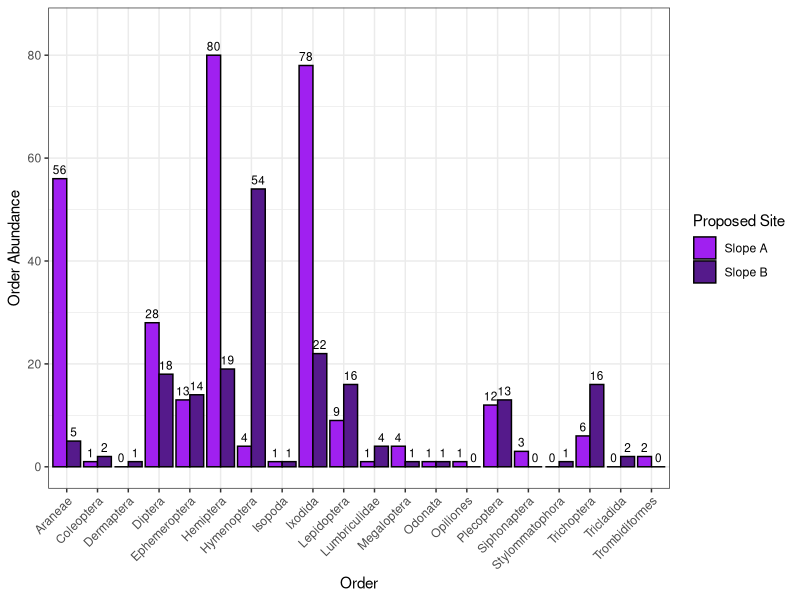
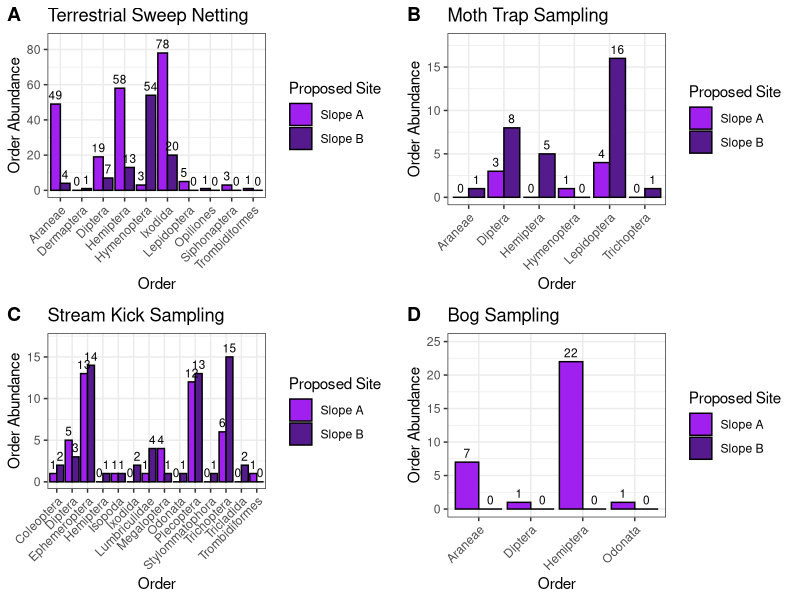
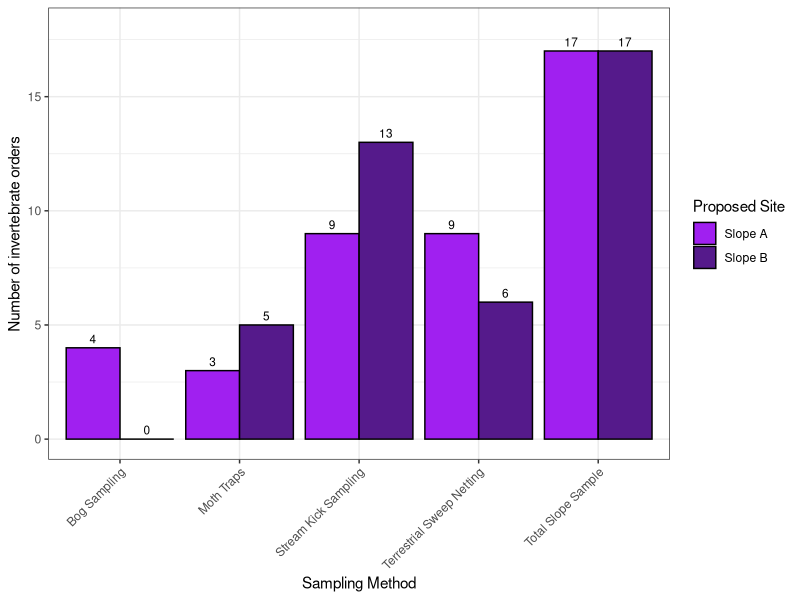
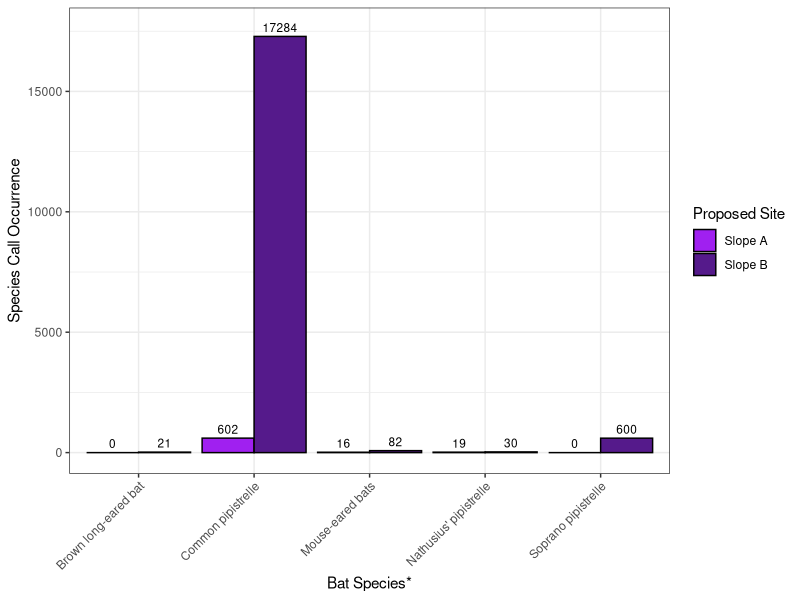
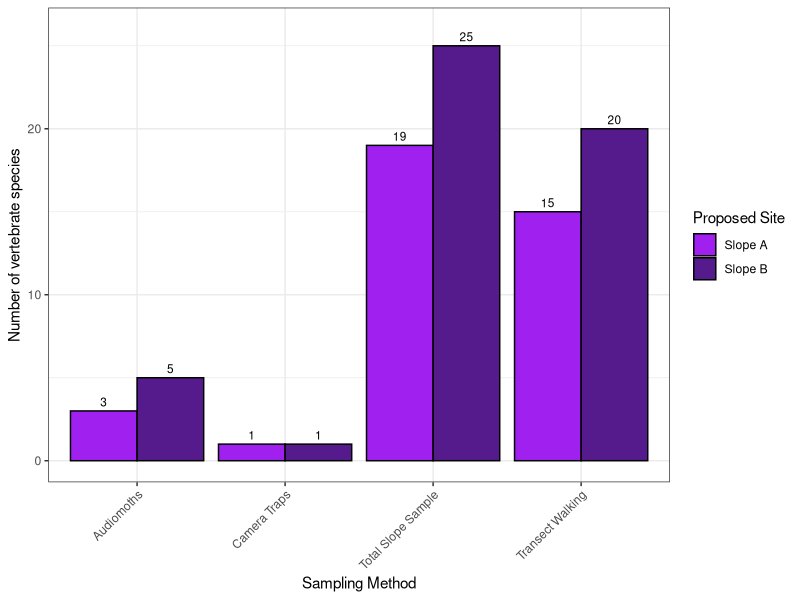
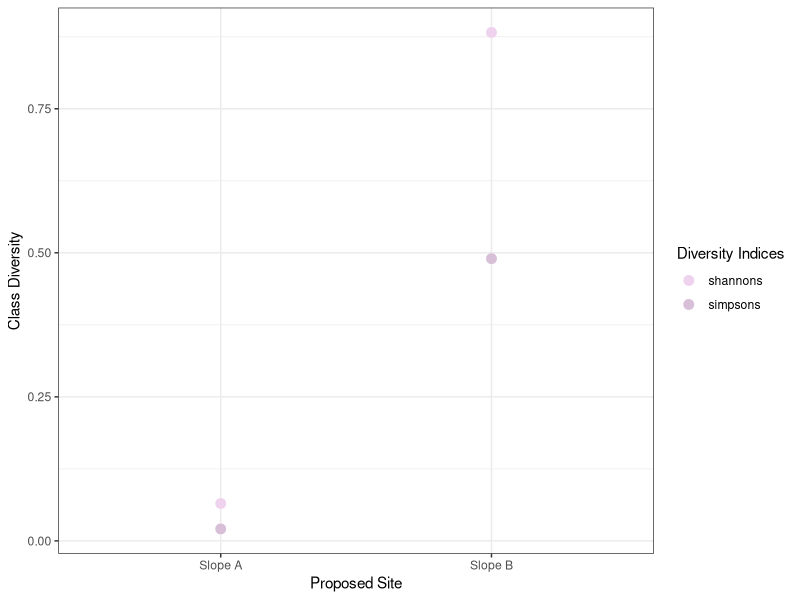
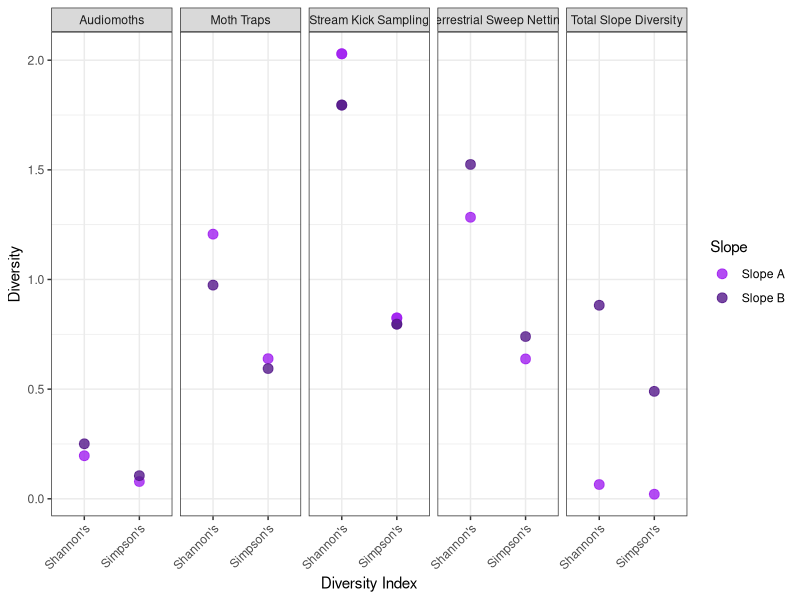
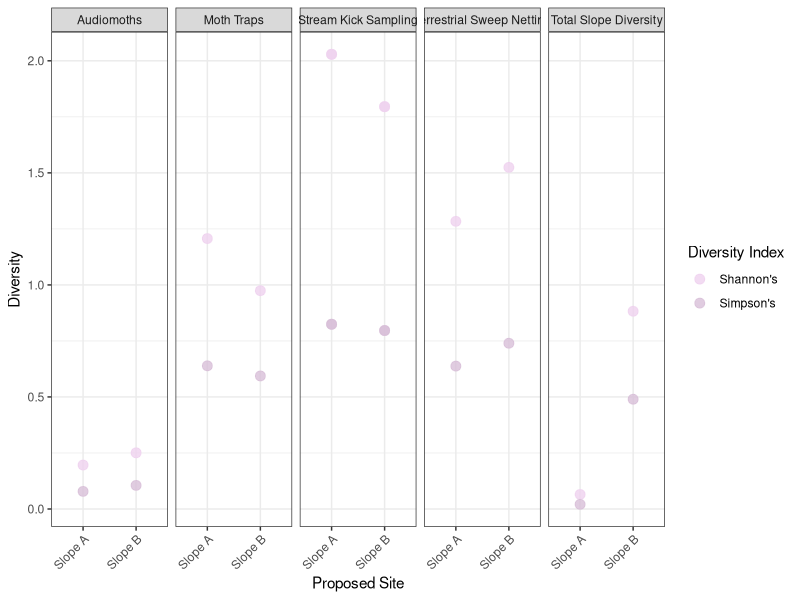

Reproduce these figures in R, in order.
# clear environment
rm(list=ls())

# import packages needed
library(ggplot2)
library(dplyr)
library(vegan)
library(tidyr)
library(tibble)
library(cowplot)
# ...

# import full data set
arran_data_full <- read.csv('./Data/arran_data_full.csv')
# check the data set
head(arran_data_full)

# check data types
str(arran_data_full)
arran_data_full$eventID <- as.factor(arran_data_full$eventID)
arran_data_full$site <- as.factor(arran_data_full$site)
arran_data_full$samplingProtocol <- as.factor(arran_data_full$samplingProtocol)
arran_data_full$vernacularName <- as.factor(arran_data_full$vernacularName)
arran_data_full$individualCount <- as.numeric(arran_data_full$individualCount)
# ... need to finish
str(arran_data_full)

# create subsets of the data

vert_data <- arran_data_full %>% slice(236:302)
# for total number of vertebrate species use vert_data
# but for counts or diversity yse vert_count_data
vert_count_data <- vert_data %>% slice(47:67)




# ANALYSIS OF INVERTEBRATE BIODIVERSITY 
# subset the data on invertebrates
invert_data <- arran_data_full %>% slice(1:235)

# remove any instances witch could not be identified to order
invert_data <- invert_data %>%
  filter(order != "")

# abundances of each invertebrate order
invert_abundances <- invert_data %>%
  group_by(site, order) %>%
  summarise(total_count = sum(individualCount), .groups = "drop")
# add zeros for orders not present on one slope but present on another
invert_abundances <- invert_abundances %>%
  complete(order, site, fill = list(total_count = 0))

# plot abundances of each invertebrate order
ggplot(invert_abundances, aes(x = order, y = total_count, fill = site)) +
  geom_bar(stat = "identity", position = "dodge", colour = "black") +
  ylim(0,85) +
  geom_text(
    aes(label = total_count),
    position = position_dodge(width = 0.9), # Adjust text position to align with bars
    vjust = -0.5, # Position text slightly above the bars
    size = 3      # Adjust text size
  ) +
  labs(x = "Order", y = "Order Abundance") +
  scale_fill_manual(values = c("Slope A" = "purple", "Slope B" = "purple4"), name = "Proposed Site") +
  theme_bw() +
  theme(axis.text.x = element_text(angle = 45, vjust = 1, hjust=1))
# still need to adjust text size?
# change Key labels and heading
# spread out bars?

# calculate alpha diversity (here number of unique orders) for each site
invert_alpha_div <- invert_data %>%
  group_by(site) %>% # Group by site
  summarise(no_orders = n_distinct(order), .groups = "drop") # Count unique species

# analysis of invertebrate data - sweep netting
# subset of dataset including only data collected on terrestrial invertebrates using sweep netting techniques
invert_sweep_data1 <- invert_data[(1:26),]
invert_sweep_data2 <- invert_data[(49:126),]
invert_sweep_data <- rbind(invert_sweep_data1, invert_sweep_data2)
# remove any instances witch could not be identified to order
invert_sweep_data <- invert_sweep_data %>%
  filter(order != "")
# abundances of each invertebrate order
invert_sweep_abundances <- invert_sweep_data %>%
  group_by(site, order) %>%
  summarise(total_count = sum(individualCount), .groups = "drop")
# add zeros for orders not present on one slope but present on another
invert_sweep_abundances <- invert_sweep_abundances %>%
  complete(order, site, fill = list(total_count = 0))
# plot this data
invert_sweep_abundances_plot <- ggplot(invert_sweep_abundances, aes(x = order, y = total_count, fill = site)) +
  geom_bar(stat = "identity", position = "dodge", colour = "black") +
  ylim(0, 85) +            # Set y-axis limits from 0 to 500
  geom_text(
    aes(label = total_count),
    position = position_dodge(width = 0.9), # Adjust text position to align with bars
    vjust = -0.5, # Position text slightly above the bars
    size = 3      # Adjust text size
  ) +
  labs(x = "Order", y = "Order Abundance", title = "Terrestrial Sweep Netting") +
  scale_fill_manual(values = c("Slope A" = "purple", "Slope B" = "purple4"), name = "Proposed Site") +
  theme_bw() +
  theme(axis.text.x = element_text(angle = 45, vjust = 1, hjust=1))
# calculate alpha diversity ( number of unique orders) for each site
invert_sweep_div <- invert_sweep_data %>%
  group_by(site) %>% # Group by site
  summarise(no_orders = n_distinct(order), .groups = "drop") # Count unique species

# analysis of invertebrate data - moth traps
invert_moth_data <- invert_data[(27:48), ]
# remove any instances witch could not be identified to order
invert_moth_data <- invert_moth_data %>%
  filter(order != "")
# abundances of each invertebrate order
invert_moth_abundances <- invert_moth_data %>%
  group_by(site, order) %>%
  summarise(total_count = sum(individualCount), .groups = "drop")
# add zeros for orders not present on one slope but present on another
invert_moth_abundances <- invert_moth_abundances %>%
  complete(order, site, fill = list(total_count = 0))
# plot this data
invert_moth_abundances_plot <- ggplot(invert_moth_abundances, aes(x = order, y = total_count, fill = site)) +
  geom_bar(stat = "identity", position = "dodge", colour = "black") +
  ylim(0, 18) +
  geom_text(
    aes(label = total_count),
    position = position_dodge(width = 0.9), # Adjust text position to align with bars
    vjust = -0.5, # Position text slightly above the bars
    size = 3      # Adjust text size
  ) +
  labs(x = "Order", y = "Order Abundance", title = "Moth Trap Sampling") +
  scale_fill_manual(values = c("Slope A" = "purple", "Slope B" = "purple4"), name = "Proposed Site") +
  theme_bw() +
  theme(axis.text.x = element_text(angle = 45, vjust = 1, hjust=1))
# calculate alpha diversity ( number of unique orders) for each site
invert_moth_div <- invert_moth_data %>%
  group_by(site) %>% # Group by site
  summarise(no_orders = n_distinct(order), .groups = "drop") # Count unique species

# analysis of invertebrate data - streams
invert_stream_data <- invert_data[(127:204), ]
# remove any instances witch could not be identified to order
invert_stream_data <- invert_stream_data %>%
  filter(order != "")
# abundances of each invertebrate order
invert_stream_abundances <- invert_stream_data %>%
  group_by(site, order) %>%
  summarise(total_count = sum(individualCount), .groups = "drop")
# add zeros for orders not present on one slope but present on another
invert_stream_abundances <- invert_stream_abundances %>%
  complete(order, site, fill = list(total_count = 0))
# plot this data
invert_stream_abundances_plot <- ggplot(invert_stream_abundances, aes(x = order, y = total_count, fill = site)) +
  geom_bar(stat = "identity", position = "dodge", colour = "black") +
  ylim(0, 17) +
  geom_text(
    aes(label = total_count),
    position = position_dodge(width = 0.9), # Adjust text position to align with bars
    vjust = -0.5, # Position text slightly above the bars
    size = 3      # Adjust text size
  ) +
  labs(x = "Order", y = "Order Abundance", title = "Stream Kick Sampling") +
  scale_fill_manual(values = c("Slope A" = "purple", "Slope B" = "purple4"), name = "Proposed Site") +
  theme_bw() +
  theme(axis.text.x = element_text(angle = 45, vjust = 1, hjust=1))
# calculate alpha diversity ( number of unique orders) for each site
invert_stream_div <- invert_stream_data %>%
  group_by(site) %>% # Group by site
  summarise(no_orders = n_distinct(order), .groups = "drop") # Count unique species

# analysis of invertebrate data - bog
invert_bog_data <- invert_data[(205:223), ]
# remove any instances witch could not be identified to order
invert_bog_data <- invert_bog_data %>%
  filter(order != "")
# abundances of each invertebrate order
invert_bog_abundances <- invert_bog_data %>%
  group_by(site, order) %>%
  summarise(total_count = sum(individualCount), .groups = "drop")
# add zeros for orders not present on one slope but present on another
invert_bog_abundances <- invert_bog_abundances %>%
  complete(order, site, fill = list(total_count = 0))
# plot this data
invert_bog_abundances_plot <- ggplot(invert_bog_abundances, aes(x = order, y = total_count, fill = site)) +
  geom_bar(stat = "identity", position = "dodge", colour = "black") +
  ylim(0, 25) +
  geom_text(
    aes(label = total_count),
    position = position_dodge(width = 0.9), # Adjust text position to align with bars
    vjust = -0.5, # Position text slightly above the bars
    size = 3      # Adjust text size
  ) +
  labs(x = "Order", y = "Order Abundance", title = "Bog Sampling") +
  scale_fill_manual(values = c("Slope A" = "purple", "Slope B" = "purple4"), name = "Proposed Site") +
  theme_bw() +
  theme(axis.text.x = element_text(angle = 45, vjust = 1, hjust=1))
# calculate alpha diversity ( number of unique orders) for each site
invert_bog_div <- invert_bog_data %>%
  group_by(site) %>% # Group by site
  summarise(no_orders = n_distinct(order), .groups = "drop") # Count unique species

# combine all invert habitat order abundances
# call relevant plots, in panel display
plot_grid(invert_sweep_abundances_plot, invert_moth_abundances_plot, invert_stream_abundances_plot, invert_bog_abundances_plot, labels = "AUTO")

# combine all invert habitat order diversities
invert_sweep_div$sample <- c("Terrestrial Sweep Netting")
invert_moth_div$sample <- c("Moth Traps")
invert_stream_div$sample <- c("Stream Kick Sampling")
invert_bog_div_nrow <- data.frame(site = "Slope B", no_orders = 0)
invert_bog_div <- rbind(invert_bog_div, invert_bog_div_nrow)
invert_bog_div$sample <- c("Bog Sampling")
invert_alpha_div$sample <- c("Total Slope Sample")
invert_sample_div <- rbind(invert_sweep_div, invert_moth_div, invert_stream_div, invert_bog_div, invert_alpha_div)
# plot invert div data
ggplot(invert_sample_div, aes(x = sample, y = no_orders, fill = site)) +
  geom_bar(stat = "identity", position = "dodge", colour = "black") +
  ylim(0, 18) +
  geom_text(
    aes(label = no_orders),
    position = position_dodge(width = 0.9), # Adjust text position to align with bars
    vjust = -0.5, # Position text slightly above the bars
    size = 3      # Adjust text size
  ) +
  labs(x = "Sampling Method", y = "Number of invertebrate orders") + 
  scale_fill_manual(values = c("Slope A" = "purple", "Slope B" = "purple4"), name = "Proposed Site") +
  theme_bw() +
  theme(axis.text.x = element_text(angle = 45, vjust = 1, hjust=1))


# ANALYSIS OF VERTEBRATE BIODIVERSITY
 
# remove camera trap data due to small sample size
vert_count_data <- vert_count_data %>%
  filter(samplingProtocol != "Camera traps")

# rearrange for total count for each species by slope
vert_abundances <- vert_count_data %>%
  group_by(site, vernacularName) %>%
  summarise(total_count = sum(individualCount), .groups = "drop")

# add zeros for orders not present on one slope but present on another
vert_abundances <- vert_abundances %>%
  mutate(vernacularName = as.character(vernacularName),
         site = as.character(site)
  ) %>%
  complete(vernacularName, site, fill = list(total_count = 0))


ggplot(vert_abundances, aes(x = vernacularName, y = total_count, fill = site)) +
  geom_bar(stat = "identity", position = "dodge", colour = "black") +
  ylim(0,17600) +
  geom_text(
    aes(label = total_count),
    position = position_dodge(width = 0.9), # Adjust text position to align with bars
    vjust = -0.5, # Position text slightly above the bars
    size = 3      # Adjust text size
  ) +
  labs(x = "Bat Species*", y = "Species Call Occurrence") +
  scale_fill_manual(values = c("Slope A" = "purple", "Slope B" = "purple4"), name = "Proposed Site") +
  theme_bw() +
  theme(axis.text.x = element_text(angle = 45, vjust = 1, hjust=1))

# then can do calls per audiomoth!
# no - not informative, data too messy/ sample too small

# number of vertebrate species present on each slope, from all data
vert_alpha_div <- vert_data %>%
  group_by(site) %>% # Group by site
  summarise(no_species = n_distinct(vernacularName), .groups = "drop") # Count unique species

# transect vertebrate data
vert_transect_data <- vert_data[(1:46), ]
# no abundance data for this sampling technique, so cannot plot this
# calculate alpha diversity (number of unique orders) for each site
vert_transect_div <- vert_transect_data %>%
  group_by(site) %>% # Group by site
  summarise(no_species = n_distinct(vernacularName), .groups = "drop") # Count unique species

# audiomoth vertebrate data
vert_audiomoth_data <- vert_data[(47:65), ]
# abundances done above
# calculate alpha diversity (number of unique orders) for each site
vert_audiomoth_div <- vert_audiomoth_data %>%
  group_by(site) %>% # Group by site
  summarise(no_species = n_distinct(vernacularName), .groups = "drop") # Count unique species

# camera trap vertebrate data
vert_camera_data <- vert_data[(66:67), ]
# not doing abundances as only 2 species
# calculate alpha diversity (number of unique orders) for each site
vert_camera_div <- vert_camera_data %>%
  group_by(site) %>% # Group by site
  summarise(no_species = n_distinct(vernacularName), .groups = "drop") # Count unique species

# combine all invert habitat order diversities
vert_transect_div$sample <- c("Transect Walking")
vert_audiomoth_div$sample <- c("Audiomoths")
vert_camera_div$sample <- c("Camera Traps")
vert_alpha_div$sample <- c("Total Slope Sample")
vert_total_div <- vert_alpha_div
vert_sample_div <- rbind(vert_transect_div, vert_audiomoth_div, vert_camera_div, vert_total_div)

# plot vert div data
ggplot(vert_sample_div, aes(x = sample, y = no_species, fill = site)) +
  geom_bar(stat = "identity", position = "dodge", colour = "black") +
  ylim(0, 26) +
  geom_text(
    aes(label = no_species),
    position = position_dodge(width = 0.9), # Adjust text position to align with bars
    vjust = -0.5, # Position text slightly above the bars
    size = 3      # Adjust text size
  ) +
  labs(x = "Sampling Method", y = "Number of vertebrate species") + 
  scale_fill_manual(values = c("Slope A" = "purple", "Slope B" = "purple4"), name = "Proposed Site") +
  theme_bw() +
  theme(axis.text.x = element_text(angle = 45, vjust = 1, hjust=1))
# still need to adjust text sizes



# BETA DIVERSITY

# remove vertebrate presence data
arran_data_full2 <- arran_data_full[-(236:281), ]

arran_class_abundance <- arran_data_full2 %>%
  group_by(site, class) %>% # Group by site
  summarise(total_count = sum(individualCount), .groups = "drop") # sum abundance of each unique class

# remove empty rows of data - i.e. samples where nothing was found
arran_class_abundance <- arran_class_abundance %>%
  filter(total_count != 0)

# rearrange data set
arran_data_rearranged <- arran_class_abundance %>%
  tidyr::pivot_wider(names_from = class, values_from = total_count, values_fill = 0) %>%
  column_to_rownames(var = "site")

# Set the 'site' column as row names using tibble's function
rownames(arran_data_rearranged) <- arran_data_rearranged$site
#arran_data_rearranged <- arran_data_rearranged[, -1]  # Remove the 'site' column

# shannons
arran_shannons <- diversity(arran_data_rearranged[,1:11])
arran_shannons <- as.numeric(arran_shannons)

shannons_slopeA <- arran_shannons[2]
shannons_slopeB <- arran_shannons[1]

# simpsons
arran_simpsons <- diversity(arran_data_rearranged[,1:11], index = "simpson")
arran_simpsons <- as.numeric(arran_simpsons)

simpsons_slopeA <- arran_simpsons[2]
simpsons_slopeB <- arran_simpsons[1]

# combine indices into one dataframe
arran_diversity_indicies <- data.frame(diversity_index = character(0), Slope_A = numeric(0), Slope_B = numeric(0))
arran_shannons <- data.frame(diversity_index = "shannons", Slope_A = shannons_slopeA, Slope_B = shannons_slopeB)
arran_simpsons <- data.frame(diversity_index = "simpsons", Slope_A = simpsons_slopeA, Slope_B = simpsons_slopeB)
arran_diversity_indicies <- rbind(arran_diversity_indicies, arran_shannons, arran_simpsons)
# Slope A has higher diversity

arran_diversity_indicies$sample <- c("Total Slope Diversity")

# rearrange to long form to plot
arran_diversity_long <- arran_diversity_indicies %>%
  pivot_longer(cols = starts_with("Slope"), names_to = "Slope", values_to = "Diversity") %>%
  rename(Index = diversity_index)

# plot diversity indices
ggplot(arran_diversity_long, aes(x = Slope, y = Diversity)) +
  geom_point(aes(colour = Index), na.rm = T, size = 3) +
  labs(x = "Proposed Site", y = "Class Diversity", colour = "Diversity Indices") +
  scale_x_discrete(labels = c("Slope A", "Slope B"))+
  scale_colour_manual(values = c("thistle2", "thistle")) +
  theme_bw()


# repeat for sweep netting only
invert_sweep_abundances

invert_sweep_data_rearranged <- invert_sweep_abundances %>%
  tidyr::pivot_wider(names_from = order, values_from = total_count, values_fill = 0) %>%
  column_to_rownames(var = "site")
# Set the 'site' column as row names using tibble's function
rownames(invert_sweep_data_rearranged) <- invert_sweep_data_rearranged$site
# shannons
invert_sweep_shannons <- diversity(invert_sweep_data_rearranged)
invert_sweep_shannons_slopeA <- invert_sweep_shannons[2]
invert_sweep_shannons_slopeB <- invert_sweep_shannons[1]
# simpsons
invert_sweep_simpsons <- diversity(invert_sweep_data_rearranged, index = "simpson")
invert_sweep_simpsons_slopeA <- invert_sweep_simpsons[2]
invert_sweep_simpsons_slopeB <- invert_sweep_simpsons[1]
# combine moth indices
invert_sweep_div_indices <- data.frame(diversity_index = character(0), Slope_A = numeric(0), Slope_B = numeric(0), sample = character(0))
invert_sweep_shannons <- data.frame(diversity_index = "shannons", Slope_A = invert_sweep_shannons_slopeA, Slope_B = invert_sweep_shannons_slopeB, sample = "Terrestrial Sweep Netting")
invert_sweep_simpsons <- data.frame(diversity_index = "simpsons", Slope_A = invert_sweep_simpsons_slopeA, Slope_B = invert_sweep_simpsons_slopeB, sample = "Terrestrial Sweep Netting")
invert_sweep_diversity_indices <- rbind(invert_sweep_div_indices, invert_sweep_shannons, invert_sweep_simpsons)


# repeat for moth trap only
invert_moth_abundances
# rearrange data set
invert_moth_data_rearranged <- invert_moth_abundances %>%
  tidyr::pivot_wider(names_from = order, values_from = total_count, values_fill = 0) %>%
  column_to_rownames(var = "site")
# Set the 'site' column as row names using tibble's function
rownames(invert_moth_data_rearranged) <- invert_moth_data_rearranged$site
# shannons
invert_moth_shannons <- diversity(invert_moth_data_rearranged)
invert_moth_shannons_slopeA <- invert_moth_shannons[2]
invert_moth_shannons_slopeB <- invert_moth_shannons[1]
# simpsons
invert_moth_simpsons <- diversity(invert_moth_data_rearranged, index = "simpson")
invert_moth_simpsons_slopeA <- invert_moth_simpsons[2]
invert_moth_simpsons_slopeB <- invert_moth_simpsons[1]
# combine moth indices
invert_moth_div_indices <- data.frame(diversity_index = character(0), Slope_A = numeric(0), Slope_B = numeric(0), sample = character(0))
invert_moth_shannons <- data.frame(diversity_index = "shannons", Slope_A = invert_moth_shannons_slopeA, Slope_B = invert_moth_shannons_slopeB, sample = "Moth Traps")
invert_moth_simpsons <- data.frame(diversity_index = "simpsons", Slope_A = invert_moth_simpsons_slopeA, Slope_B = invert_moth_simpsons_slopeB, sample = "Moth Traps")
invert_moth_diversity_indices <- rbind(invert_moth_div_indices, invert_moth_shannons, invert_moth_simpsons)

# repeat for streams only
invert_stream_abundances
# rearrange data set
invert_stream_data_rearranged <- invert_stream_abundances %>%
  tidyr::pivot_wider(names_from = order, values_from = total_count, values_fill = 0) %>%
  column_to_rownames(var = "site")
# Set the 'site' column as row names using tibble's function
rownames(invert_stream_data_rearranged) <- invert_stream_data_rearranged$site
# shannons
invert_stream_shannons <- diversity(invert_stream_data_rearranged)
invert_stream_shannons_slopeA <- invert_stream_shannons[2]
invert_stream_shannons_slopeB <- invert_stream_shannons[1]
# simpsons
invert_stream_simpsons <- diversity(invert_stream_data_rearranged, index = "simpson")
invert_stream_simpsons_slopeA <- invert_stream_simpsons[2]
invert_stream_simpsons_slopeB <- invert_stream_simpsons[1]
# combine stream indices
invert_stream_div_indices <- data.frame(diversity_index = character(0), Slope_A = numeric(0), Slope_B = numeric(0), sample = character(0))
invert_stream_shannons <- data.frame(diversity_index = "shannons", Slope_A = invert_stream_shannons_slopeA, Slope_B = invert_stream_shannons_slopeB, sample = "Stream Kick Sampling")
invert_stream_simpsons <- data.frame(diversity_index = "simpsons", Slope_A = invert_stream_simpsons_slopeA, Slope_B = invert_stream_simpsons_slopeB, sample = "Stream Kick Sampling")
invert_stream_diversity_indices <- rbind(invert_stream_div_indices, invert_stream_shannons, invert_stream_simpsons)

# repeat for bog only
invert_bog_abundances
# rearrange data set
invert_bog_data_rearranged <- invert_bog_abundances %>%
  tidyr::pivot_wider(names_from = order, values_from = total_count, values_fill = 0) %>%
  column_to_rownames(var = "site")
# Set the 'site' column as row names using tibble's function
rownames(invert_bog_data_rearranged) <- invert_bog_data_rearranged$site
# shannons
invert_bog_shannons <- diversity(invert_bog_data_rearranged)
invert_bog_shannons_slopeA <- invert_bog_shannons[2]
invert_bog_shannons_slopeB <- invert_bog_shannons[1]
# simpsons
invert_bog_simpsons <- diversity(invert_bog_data_rearranged, index = "simpson")
invert_bog_simpsons_slopeA <- invert_bog_simpsons[2]
invert_bog_simpsons_slopeB <- invert_bog_simpsons[1]
# combine bog indices
invert_bog_div_indices <- data.frame(diversity_index = character(0), Slope_A = numeric(0), Slope_B = numeric(0), sample = character(0))
invert_bog_shannons <- data.frame(diversity_index = "shannons", Slope_A = invert_stream_shannons_slopeA, Slope_B = invert_stream_shannons_slopeB, sample = "Bog Sampling")
invert_bog_simpsons <- data.frame(diversity_index = "simpsons", Slope_A = invert_stream_simpsons_slopeA, Slope_B = invert_stream_simpsons_slopeB, sample = "Bog Sampling")
invert_bog_diversity_indices <- rbind(invert_stream_div_indices, invert_stream_shannons, invert_stream_simpsons)

# repeat for bats only
# abundances of each invertebrate order
vert_audiomoth_abundances <- vert_abundances
# rearrange data set
vert_audiomoth_data_rearranged <- vert_audiomoth_abundances %>%
  tidyr::pivot_wider(names_from = vernacularName, values_from = total_count, values_fill = 0) %>%
  column_to_rownames(var = "site")
# Set the 'site' column as row names using tibble's function
rownames(vert_audiomoth_data_rearranged) <- vert_audiomoth_data_rearranged$site
# shannons
vert_audiomoth_shannons <- diversity(vert_audiomoth_data_rearranged)
vert_audiomoth_shannons_slopeA <- vert_audiomoth_shannons[2]
vert_audiomoth_shannons_slopeB <- vert_audiomoth_shannons[1]
# simpsons
vert_audiomoth_simpsons <- diversity(vert_audiomoth_data_rearranged, index = "simpson")
vert_audiomoth_simpsons_slopeA <- vert_audiomoth_simpsons[2]
vert_audiomoth_simpsons_slopeB <- vert_audiomoth_simpsons[1]
# combine audiomoth indices
vert_audiomoth_div_indices <- data.frame(diversity_index = character(0), Slope_A = numeric(0), Slope_B = numeric(0), sample = character(0))
vert_audiomoth_shannons <- data.frame(diversity_index = "shannons", Slope_A = vert_audiomoth_shannons_slopeA, Slope_B = vert_audiomoth_shannons_slopeB, sample = "Audiomoths")
vert_audiomoth_simpsons <- data.frame(diversity_index = "simpsons", Slope_A = vert_audiomoth_simpsons_slopeA, Slope_B = vert_audiomoth_simpsons_slopeB, sample = "Audiomoths")
vert_audiomoth_diversity_indices <- rbind(vert_audiomoth_div_indices, vert_audiomoth_shannons, vert_audiomoth_simpsons)
# combine all diversity measures
all_sample_div <- rbind(invert_sweep_diversity_indices, invert_moth_diversity_indices, invert_stream_diversity_indices, invert_bog_diversity_indices, vert_audiomoth_diversity_indices, arran_diversity_indicies)

# rearrange to long form to plot
all_diversity_long <- all_sample_div %>%
  pivot_longer(cols = starts_with("Slope"), names_to = "Slope", values_to = "Diversity") %>%
  rename(Index = diversity_index)

# plot diversity indices
ggplot(all_diversity_long, aes(x = Index, y = Diversity)) +
  geom_point(aes(colour = Slope), na.rm = T, size = 3, alpha = 0.8) +
  facet_wrap(~sample, ncol = 5, nrow = 1) +
  labs(x = "Diversity Index", y = "Diversity", colour = "Slope") +
  scale_x_discrete(labels = c("Shannon's", "Simpson's"))+
  scale_colour_manual(values = c("purple", "purple4"), labels = c("Slope A", "Slope B")) +
  theme_bw() +
  theme(axis.text.x = element_text(angle = 45, vjust = 1, hjust=1))
ggplot(all_diversity_long, aes(x = Slope, y = Diversity)) +
  geom_point(aes(colour = Index), na.rm = T, size = 3, alpha = 0.8) +
  facet_wrap(~sample, ncol = 5, nrow = 1) +
  labs(x = "Proposed Site", y = "Diversity", colour = "Diversity Index") +
  scale_x_discrete(labels = c("Slope A", "Slope B"))+
  scale_colour_manual(values = c("thistle2", "thistle"), labels = c("Shannon's", "Simpson's")) +
  theme_bw() +
  theme(axis.text.x = element_text(angle = 45, vjust = 1, hjust=1))


# stuff
#select(-genre, -spotify_monthly_listeners, -year_founded)
